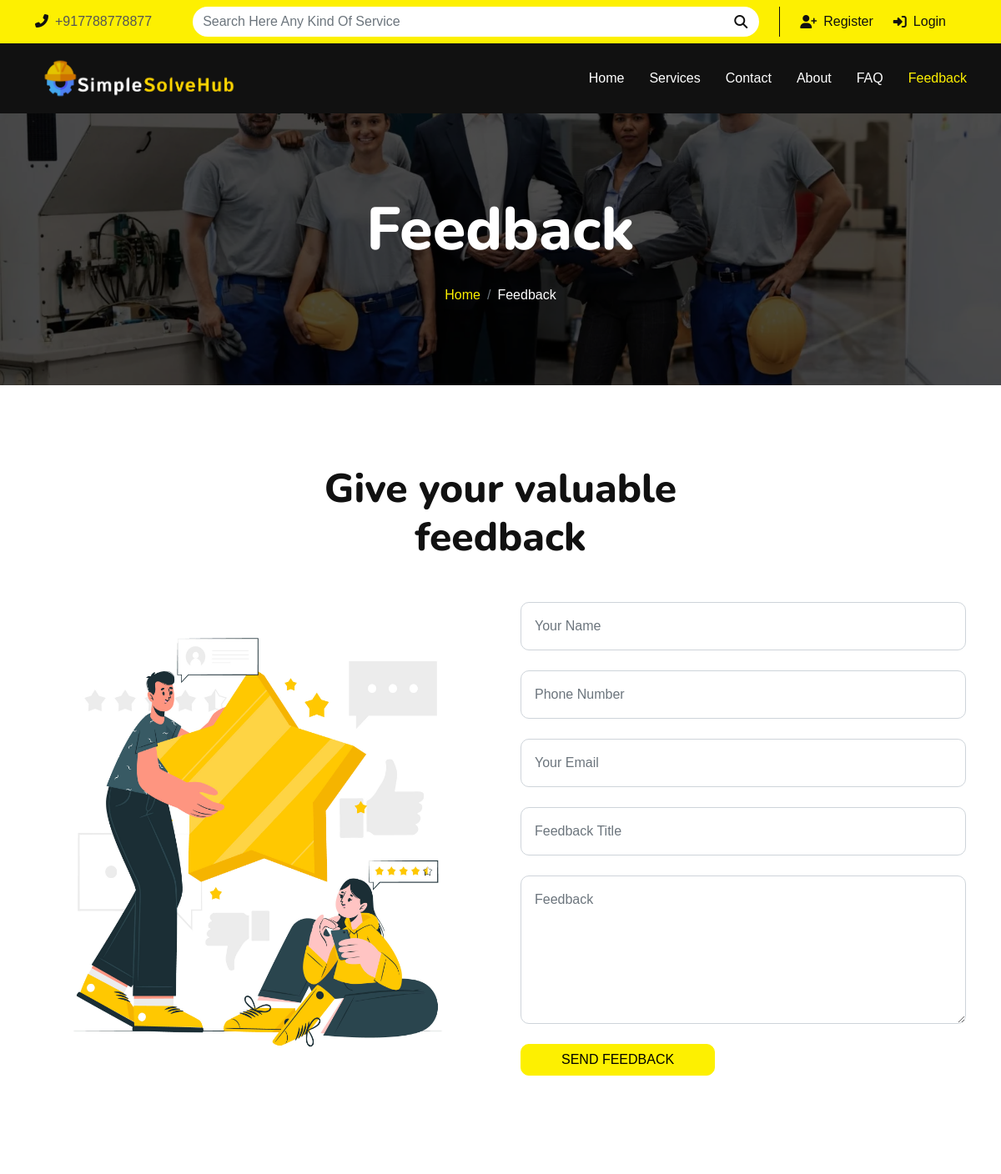
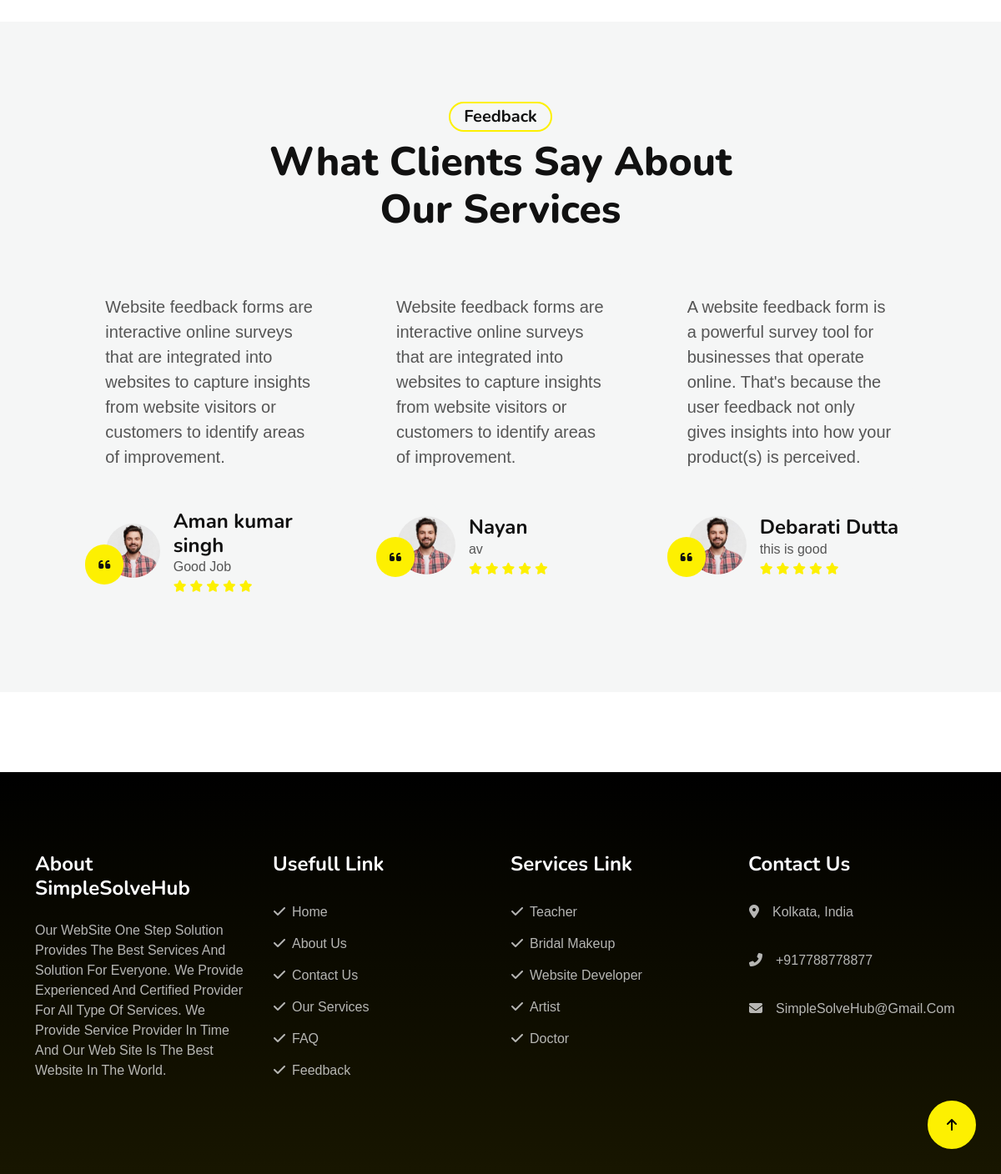
Page /feedback.php on the committed database (2 pictures, top to bottom).
### tables this page shows
CREATE TABLE `feedback` (
  `id` int(11) NOT NULL,
  `username` text NOT NULL,
  `phone_number` text NOT NULL,
  `email` text NOT NULL,
  `feedback_title` text NOT NULL,
  `feedback_details` text NOT NULL,
  `register_date` date NOT NULL
);

### feedback.php (the view, shortened to what this page needs)
<?php
    require './components/head.php';
    include('./config/db_con.php');
?>
</head>
<body>
    <?php require './components/top_nav.php' ?>
    <?php require './components/navbar.php' ?>
    <div class="container-fluid page-header py-5">
        <div class="container text-center py-5">
            <h1 class="display-2 text-white mb-4 animated slideInDown">Feedback</h1>
            <nav aria-label="breadcrumb">
                <ol class="breadcrumb justify-content-center mb-0 animated slideInDown">
                    <li class="breadcrumb-item"><a href="./index.php">Home</a></li>
                    <li class="breadcrumb-item text-white" aria-current="page">Feedback</li>
                </ol>
            </nav>
        </div>
    </div>
    <div class="container-fluid py-5">
        <div class="container py-5">
            <div class="text-center mb-5 wow fadeInUp" data-wow-delay=".3s">
                <h1 class="display-5 w-50 mx-auto">Give your valuable feedback</h1>
            </div>
            <div class="row g-5 mb-5">
                <div class="col-lg-6 wow fadeInUp" data-wow-delay=".3s">
                    <div class="h-100">
                        <img src="./img/feedback.jpg" class="h-100 w-100" alt="">
                    </div>
                </div>
                <div class="col-lg-6 wow fadeInUp" data-wow-delay=".5s">
                    <form method="POST" action="feedback_action.php" enctype="multipart/form-data">
                        <div class="rounded contact-form">
                            <div class="mb-4">
                                <input type="text" class="form-control p-3" name="name" placeholder="Your Name">
                            </div>
                            <div class="mb-4">
                                <input type="text" class="form-control p-3" name="phone_number" placeholder="Phone Number">
                            </div>
                            <div class="mb-4">
                                <input type="email" class="form-control p-3" name="email" placeholder="Your Email">
                            </div>
                            <div class="mb-4">
                                <input type="text" class="form-control p-3" name="feedback_title" placeholder="Feedback Title">
                            </div>
                            <div class="mb-4">
                                <textarea class="w-100 form-control p-3" rows="6" cols="10" name="feedback_details" placeholder="Feedback"></textarea>
                            </div>
                             <input type="submit" name="submit" value="Send Feedback" class="btn btn-primary px-5">
                        </div>
                    </form>
                </div>
            </div>
        </div>
    </div>
    <div class="container-fluid testimonial py-5 bg-light" id="feedback">
        <div class="container py-5">
            <div class="text-center mb-5 wow fadeInUp" data-wow-delay=".3s">
                <h5 class="mb-2 px-3 py-1 text-dark rounded-pill d-inline-block border border-2 border-primary">Feedback</h5>
                <h1 class="display-5 w-50 mx-auto">What Clients Say About Our Services</h1>
            </div>
            <div class="owl-carousel testimonial-carousel wow fadeInUp" data-wow-delay=".5s">
                 <?php
                          $sql = "SELECT * FROM `feedback` order by id desc";
                          $data = mysqli_query($conn, $sql);
                          while ($result = mysqli_fetch_assoc($data)) {
                          ?>
                <div class="testimonial-item">
                    <div class="testimonial-content rounded mb-4 p-4">
                        <p class="fs-5 m-0"><?php echo $result['feedback_title'] ?></p>
                    </div>
                    <div class="d-flex align-items-center  mb-4" style="padding: 0 0 0 25px;">
                        <div class="position-relative">
                            <img src="img/feedback/feedback1.jpg" class="img-fluid rounded-circle py-2" alt="">
                            <div class="position-absolute" style="top: 33px; left: -25px;">
                                <i class="fa fa-quote-left rounded-pill bg-primary text-dark p-3"></i>
                            </div>
                        </div>
                        <div class="ms-3">
                            <h4 class="mb-0"><?php echo $result['username'] ?></h4>
                            <p class="mb-1"><?php echo $result['feedback_details'] ?></p>
                            <div class="d-flex">
                                <small class="fas fa-star text-primary me-1"></small>
                                <small class="fas fa-star text-primary me-1"></small>
                                <small class="fas fa-star text-primary me-1"></small>
                                <small class="fas fa-star text-primary me-1"></small>
                                <small class="fas fa-star text-primary me-1"></small>
                            </div>
                        </div>
                    </div>
                </div>
                 <?php
                    }
                ?>
            </div>
        </div>
    </div>
     <?php require './components/footer.php' ?>
    <a href="#" class="btn btn-primary rounded-circle border-3 back-to-top"><i class="fa fa-arrow-up"></i></a>
</body>
</html>

### css/style.css (style rules this page uses)
.back-to-top { position: fixed; right: 30px; bottom: 30px; display: flex; width: 58px; height: 58px; align-items: center; justify-content: center; z-index: 99; }
.btn { text-transform: uppercase; font-weight: 500; transition: .5s; }
.btn.btn-primary { box-shadow: inset 0 0 0 0 var(--bs-dark); }
.page-header { background: linear-gradient(rgba(0, 0, 0, .7), rgba(0, 0, 0, .7)), url(../img/hero_img2.webp) center center no-repeat; background-size: cover; }
.testimonial-content { position: relative; width: 100%; height: 100%; background: var(--bs-light); z-index: 1; }
.testimonial-content::before { content: ""; width: 50px; height: 50px; position: absolute; left: 50px; bottom: -15px; rotate: 45deg; z-index: -5; background: var(--bs-light); }
.testimonial-carousel { position: relative; padding-left: 60px; padding-right: 60px; }

### css/main.css (style rules this page uses)
#feedback .owl-carousel .owl-item img { width: 70px !important; }

### rows in the picture
feedback: feedback_title "Website feedback forms are interactive online surveys that are integrated into websites to capture insights from website visitors or customers to identify areas of improvement.", username "Nayan", feedback_details "av"
feedback: feedback_title "A website feedback form is a powerful survey tool for businesses that operate online. That's because the user feedback not only gives insights into how your product(s) is perceived.", username "Debarati Dutta", feedback_details "this is good"
feedback: feedback_title "Website feedback forms are interactive online surveys that are integrated into websites to capture insights from website visitors or customers to identify areas of improvement.", username "Aman kumar singh", feedback_details "Good Job"
